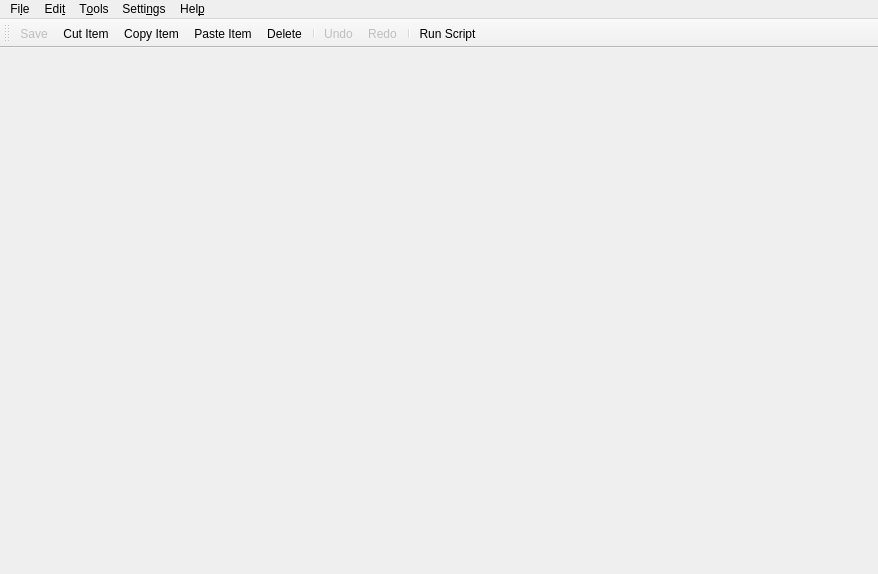
<?xml version="1.0" encoding="UTF-8"?>
<ui version="4.0">
 <class>MainWindow</class>
 <widget class="QMainWindow" name="MainWindow">
  <property name="geometry">
   <rect>
    <x>0</x>
    <y>0</y>
    <width>878</width>
    <height>574</height>
   </rect>
  </property>
  <property name="windowTitle">
   <string>AutoKey</string>
  </property>
  <widget class="QWidget" name="center">
   <layout class="QGridLayout" name="gridLayout">
    <item row="0" column="0">
     <widget class="CentralWidget" name="central_widget" native="true"/>
    </item>
   </layout>
  </widget>
  <widget class="QMenuBar" name="menubar">
   <property name="geometry">
    <rect>
     <x>0</x>
     <y>0</y>
     <width>878</width>
     <height>30</height>
    </rect>
   </property>
   <widget class="QMenu" name="menu_file">
    <property name="title">
     <string>Fi&amp;le</string>
    </property>
    <widget class="QMenu" name="menu_new">
     <property name="title">
      <string>&amp;New</string>
     </property>
     <property name="icon">
      <iconset theme="document-new">
       <normaloff>../../../../../../../.designer/backup</normaloff>../../../../../../../.designer/backup</iconset>
     </property>
     <addaction name="action_new_top_folder"/>
     <addaction name="action_new_sub_folder"/>
     <addaction name="action_new_phrase"/>
     <addaction name="action_new_script"/>
    </widget>
    <addaction name="menu_new"/>
    <addaction name="action_save"/>
    <addaction name="separator"/>
    <addaction name="action_close_window"/>
    <addaction name="separator"/>
    <addaction name="action_quit"/>
   </widget>
   <widget class="QMenu" name="menu_edit">
    <property name="title">
     <string>Edi&amp;t</string>
    </property>
    <addaction name="action_undo"/>
    <addaction name="action_redo"/>
    <addaction name="separator"/>
    <addaction name="action_cut_item"/>
    <addaction name="action_copy_item"/>
    <addaction name="action_paste_item"/>
    <addaction name="action_clone_item"/>
    <addaction name="action_delete_item"/>
    <addaction name="separator"/>
    <addaction name="action_rename_item"/>
   </widget>
   <widget class="QMenu" name="menu_tools">
    <property name="title">
     <string>T&amp;ools</string>
    </property>
    <widget class="QMenu" name="menu_insert_macros">
     <property name="title">
      <string>&amp;Insert Macro</string>
     </property>
    </widget>
    <addaction name="action_show_last_script_errors"/>
    <addaction name="action_record_script"/>
    <addaction name="action_run_script"/>
    <addaction name="separator"/>
    <addaction name="menu_insert_macros"/>
   </widget>
   <widget class="QMenu" name="menu_settings">
    <property name="title">
     <string>Setti&amp;ngs</string>
    </property>
    <addaction name="action_enable_monitoring"/>
    <addaction name="action_show_toolbar"/>
    <addaction name="action_show_log_view"/>
    <addaction name="separator"/>
    <addaction name="action_configure_autokey"/>
   </widget>
   <widget class="QMenu" name="menu_help">
    <property name="title">
     <string>Hel&amp;p</string>
    </property>
    <addaction name="action_show_online_manual"/>
    <addaction name="action_show_faq"/>
    <addaction name="action_show_api"/>
    <addaction name="separator"/>
    <addaction name="action_report_bug"/>
    <addaction name="separator"/>
    <addaction name="action_about_autokey"/>
    <addaction name="action_about_qt"/>
   </widget>
   <addaction name="menu_file"/>
   <addaction name="menu_edit"/>
   <addaction name="menu_tools"/>
   <addaction name="menu_settings"/>
   <addaction name="menu_help"/>
  </widget>
  <widget class="QToolBar" name="toolbar">
   <property name="windowTitle">
    <string>toolBar</string>
   </property>
   <property name="toolButtonStyle">
    <enum>Qt::ToolButtonFollowStyle</enum>
   </property>
   <attribute name="toolBarArea">
    <enum>TopToolBarArea</enum>
   </attribute>
   <attribute name="toolBarBreak">
    <bool>false</bool>
   </attribute>
   <addaction name="action_save"/>
   <addaction name="action_cut_item"/>
   <addaction name="action_copy_item"/>
   <addaction name="action_paste_item"/>
   <addaction name="action_delete_item"/>
   <addaction name="separator"/>
   <addaction name="action_undo"/>
   <addaction name="action_redo"/>
   <addaction name="separator"/>
   <addaction name="action_run_script"/>
  </widget>
  <action name="action_new_top_folder">
   <property name="icon">
    <iconset theme="folder-new">
     <normaloff>../../../../../../../.designer/backup</normaloff>../../../../../../../.designer/backup</iconset>
   </property>
   <property name="text">
    <string>&amp;Folder</string>
   </property>
   <property name="toolTip">
    <string>Create a new top level Folder anywhere in the file system.</string>
   </property>
  </action>
  <action name="action_new_sub_folder">
   <property name="icon">
    <iconset theme="folder-new">
     <normaloff>../../../../../../../.designer/backup</normaloff>../../../../../../../.designer/backup</iconset>
   </property>
   <property name="text">
    <string>&amp;Sub-folder</string>
   </property>
   <property name="toolTip">
    <string>Create a new sub-folder in the currently selected folder.</string>
   </property>
  </action>
  <action name="action_new_script">
   <property name="icon">
    <iconset theme="text-x-python">
     <normaloff>../../../../../../../.designer/backup</normaloff>../../../../../../../.designer/backup</iconset>
   </property>
   <property name="text">
    <string>S&amp;cript</string>
   </property>
   <property name="toolTip">
    <string>Create a new Script in the currently selected folder.</string>
   </property>
   <property name="shortcut">
    <string>Ctrl+Shift+N</string>
   </property>
  </action>
  <action name="action_new_phrase">
   <property name="icon">
    <iconset theme="text-x-generic">
     <normaloff>../../../../../../../.designer/backup</normaloff>../../../../../../../.designer/backup</iconset>
   </property>
   <property name="text">
    <string>&amp;Phrase</string>
   </property>
   <property name="toolTip">
    <string>Create a new Phrase in the currently selected folder.</string>
   </property>
   <property name="shortcut">
    <string>Ctrl+N</string>
   </property>
  </action>
  <action name="action_save">
   <property name="enabled">
    <bool>false</bool>
   </property>
   <property name="icon">
    <iconset theme="document-save">
     <normaloff>../../../../../../../.designer/backup</normaloff>../../../../../../../.designer/backup</iconset>
   </property>
   <property name="text">
    <string>&amp;Save</string>
   </property>
   <property name="toolTip">
    <string>Save changes.</string>
   </property>
  </action>
  <action name="action_close_window">
   <property name="icon">
    <iconset theme="window-close">
     <normaloff>../../../../../../../.designer/backup</normaloff>../../../../../../../.designer/backup</iconset>
   </property>
   <property name="text">
    <string>&amp;Close Window</string>
   </property>
   <property name="toolTip">
    <string>Close the AutoKey window</string>
   </property>
   <property name="menuRole">
    <enum>QAction::QuitRole</enum>
   </property>
  </action>
  <action name="action_quit">
   <property name="icon">
    <iconset theme="application-exit">
     <normaloff>../../../../../../../.designer/backup</normaloff>../../../../../../../.designer/backup</iconset>
   </property>
   <property name="text">
    <string>&amp;Quit</string>
   </property>
   <property name="toolTip">
    <string>Quit AutoKey</string>
   </property>
   <property name="menuRole">
    <enum>QAction::QuitRole</enum>
   </property>
  </action>
  <action name="action_undo">
   <property name="enabled">
    <bool>false</bool>
   </property>
   <property name="icon">
    <iconset theme="edit-undo">
     <normaloff>../../../../../../../.designer/backup</normaloff>../../../../../../../.designer/backup</iconset>
   </property>
   <property name="text">
    <string>&amp;Undo</string>
   </property>
   <property name="toolTip">
    <string>Undo the last change.</string>
   </property>
   <property name="shortcut">
    <string>Ctrl+Z</string>
   </property>
  </action>
  <action name="action_redo">
   <property name="enabled">
    <bool>false</bool>
   </property>
   <property name="icon">
    <iconset theme="edit-redo">
     <normaloff>../../../../../../../.designer/backup</normaloff>../../../../../../../.designer/backup</iconset>
   </property>
   <property name="text">
    <string>&amp;Redo</string>
   </property>
   <property name="toolTip">
    <string>Redo the last undone change.</string>
   </property>
   <property name="shortcut">
    <string>Ctrl+Shift+Z</string>
   </property>
  </action>
  <action name="action_cut_item">
   <property name="icon">
    <iconset theme="edit-cut">
     <normaloff>../../../../../../../.designer/backup</normaloff>../../../../../../../.designer/backup</iconset>
   </property>
   <property name="text">
    <string>&amp;Cut Item</string>
   </property>
   <property name="toolTip">
    <string>Cut the selected item(s).</string>
   </property>
  </action>
  <action name="action_copy_item">
   <property name="icon">
    <iconset theme="edit-copy">
     <normaloff>../../../../../../../.designer/backup</normaloff>../../../../../../../.designer/backup</iconset>
   </property>
   <property name="text">
    <string>Copy &amp;Item</string>
   </property>
   <property name="toolTip">
    <string>Copy the selected item(s).</string>
   </property>
  </action>
  <action name="action_paste_item">
   <property name="icon">
    <iconset theme="edit-paste">
     <normaloff>../../../../../../../.designer/backup</normaloff>../../../../../../../.designer/backup</iconset>
   </property>
   <property name="text">
    <string>&amp;Paste Item</string>
   </property>
   <property name="toolTip">
    <string>Paste items from the clipboard into the currently selected folder.</string>
   </property>
  </action>
  <action name="action_clone_item">
   <property name="icon">
    <iconset theme="edit-clone">
     <normaloff>../../../../../../../.designer/backup</normaloff>../../../../../../../.designer/backup</iconset>
   </property>
   <property name="text">
    <string>C&amp;lone Item</string>
   </property>
   <property name="toolTip">
    <string>Duplicate the selected item(s).</string>
   </property>
   <property name="shortcut">
    <string>Ctrl+Shift+C</string>
   </property>
  </action>
  <action name="action_delete_item">
   <property name="icon">
    <iconset theme="edit-delete">
     <normaloff>../../../../../../../.designer/backup</normaloff>../../../../../../../.designer/backup</iconset>
   </property>
   <property name="text">
    <string>&amp;Delete</string>
   </property>
   <property name="toolTip">
    <string>Delete the selected items. Deleting folders also deletes the content.</string>
   </property>
   <property name="shortcut">
    <string>Ctrl+D</string>
   </property>
  </action>
  <action name="action_rename_item">
   <property name="icon">
    <iconset theme="edit-rename">
     <normaloff>../../../../../../../.designer/backup</normaloff>../../../../../../../.designer/backup</iconset>
   </property>
   <property name="text">
    <string>R&amp;ename</string>
   </property>
   <property name="toolTip">
    <string>Rename the first selected item.</string>
   </property>
   <property name="shortcut">
    <string>F2</string>
   </property>
  </action>
  <action name="action_show_last_script_errors">
   <property name="enabled">
    <bool>false</bool>
   </property>
   <property name="icon">
    <iconset theme="dialog-error">
     <normaloff>../../../../../../../.designer/backup</normaloff>../../../../../../../.designer/backup</iconset>
   </property>
   <property name="text">
    <string>&amp;Show last script errors</string>
   </property>
   <property name="toolTip">
    <string>Show the recently occured script errors.</string>
   </property>
  </action>
  <action name="action_enable_monitoring">
   <property name="checkable">
    <bool>true</bool>
   </property>
   <property name="checked">
    <bool>true</bool>
   </property>
   <property name="text">
    <string>&amp;Enable Monitoring</string>
   </property>
  </action>
  <action name="action_show_toolbar">
   <property name="checkable">
    <bool>true</bool>
   </property>
   <property name="checked">
    <bool>true</bool>
   </property>
   <property name="text">
    <string>&amp;Show Toolbar</string>
   </property>
  </action>
  <action name="action_show_log_view">
   <property name="checkable">
    <bool>true</bool>
   </property>
   <property name="text">
    <string>Show &amp;log view</string>
   </property>
  </action>
  <action name="action_configure_shortcuts">
   <property name="text">
    <string>&amp;Configure Shortcuts…</string>
   </property>
   <property name="menuRole">
    <enum>QAction::PreferencesRole</enum>
   </property>
  </action>
  <action name="action_configure_toolbars">
   <property name="text">
    <string>C&amp;onfigure Toolbars…</string>
   </property>
   <property name="menuRole">
    <enum>QAction::PreferencesRole</enum>
   </property>
  </action>
  <action name="action_configure_autokey">
   <property name="icon">
    <iconset theme="configure">
     <normaloff>../../../../../../../.designer/backup</normaloff>../../../../../../../.designer/backup</iconset>
   </property>
   <property name="text">
    <string>Configure &amp;AutoKey</string>
   </property>
   <property name="menuRole">
    <enum>QAction::PreferencesRole</enum>
   </property>
  </action>
  <action name="action_show_online_manual">
   <property name="icon">
    <iconset theme="help-contents">
     <normaloff>../../../../../../../.designer/backup</normaloff>../../../../../../../.designer/backup</iconset>
   </property>
   <property name="text">
    <string>&amp;Online Manual</string>
   </property>
  </action>
  <action name="action_show_faq">
   <property name="icon">
    <iconset theme="help-hint">
     <normaloff>../../../../../../../.designer/backup</normaloff>../../../../../../../.designer/backup</iconset>
   </property>
   <property name="text">
    <string>&amp;F. A. Q.</string>
   </property>
   <property name="toolTip">
    <string>Show the online FAQ.</string>
   </property>
  </action>
  <action name="action_show_api">
   <property name="icon">
    <iconset theme="help-contents">
     <normaloff>../../../../../../../.designer/backup</normaloff>../../../../../../../.designer/backup</iconset>
   </property>
   <property name="text">
    <string>&amp;Scripting Help</string>
   </property>
   <property name="toolTip">
    <string>Show the online scripting Help and API documentation.</string>
   </property>
  </action>
  <action name="action_report_bug">
   <property name="icon">
    <iconset theme="tools-report-bug">
     <normaloff>../../../../../../../.designer/backup</normaloff>../../../../../../../.designer/backup</iconset>
   </property>
   <property name="text">
    <string>&amp;Report a Bug</string>
   </property>
   <property name="toolTip">
    <string>Report a Bug on the GitHub issue tracker.</string>
   </property>
  </action>
  <action name="action_about_autokey">
   <property name="icon">
    <iconset theme="help-about">
     <normaloff>../../../../../../../.designer/backup</normaloff>../../../../../../../.designer/backup</iconset>
   </property>
   <property name="text">
    <string>&amp;About AutoKey</string>
   </property>
   <property name="menuRole">
    <enum>QAction::AboutRole</enum>
   </property>
  </action>
  <action name="action_about_qt">
   <property name="icon">
    <iconset theme="help-about">
     <normaloff>../../../../../../../.designer/backup</normaloff>../../../../../../../.designer/backup</iconset>
   </property>
   <property name="text">
    <string>About &amp;Qt</string>
   </property>
   <property name="menuRole">
    <enum>QAction::AboutQtRole</enum>
   </property>
  </action>
  <action name="action_record_script">
   <property name="icon">
    <iconset theme="media-record">
     <normaloff>../../../../../../../.designer/backup</normaloff>../../../../../../../.designer/backup</iconset>
   </property>
   <property name="text">
    <string>&amp;Record Script</string>
   </property>
  </action>
  <action name="action_run_script">
   <property name="icon">
    <iconset theme="media-playback-start">
     <normaloff>../../../../../../../.designer/backup</normaloff>../../../../../../../.designer/backup</iconset>
   </property>
   <property name="text">
    <string>R&amp;un Script</string>
   </property>
   <property name="toolTip">
    <string>Run the currently opened Script. Execution start is delayed by two seconds.</string>
   </property>
  </action>
 </widget>
 <customwidgets>
  <customwidget>
   <class>CentralWidget</class>
   <extends>QWidget</extends>
   <header>autokey.qtui.centralwidget</header>
   <container>1</container>
  </customwidget>
 </customwidgets>
 <resources/>
 <connections>
  <connection>
   <sender>action_show_toolbar</sender>
   <signal>toggled(bool)</signal>
   <receiver>toolbar</receiver>
   <slot>setVisible(bool)</slot>
   <hints>
    <hint type="sourcelabel">
     <x>-1</x>
     <y>-1</y>
    </hint>
    <hint type="destinationlabel">
     <x>391</x>
     <y>48</y>
    </hint>
   </hints>
  </connection>
 </connections>
</ui>
